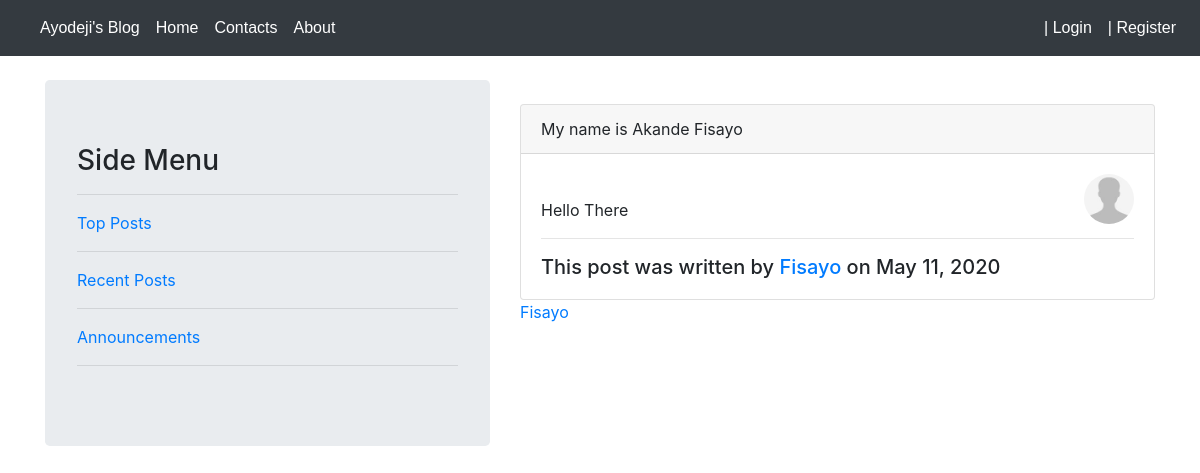
/post/16/, run on the app's committed database.
### blog/models.py (models this page shows, shortened)
class Post(models.Model):
    title = models.CharField(max_length=100)
    content = models.TextField()
    date_posted = models.DateTimeField(default = timezone.now )
    author = models.ForeignKey(User, on_delete =models.CASCADE )

### users/models.py (models this page shows, shortened)
class Profile(models.Model):
    user = models.OneToOneField(User ,on_delete=models.CASCADE)
    image = models.ImageField(default="default.jpg", upload_to="profile_pics")

### blog/views.py (the view)
# urls.py: path('post/<int:pk>/', PostDetailView.as_view(), name='post-detail'),
class PostDetailView(DetailView):
    model = Post

### blog/templates/blog/post_detail.html (shortened to what this page needs)
{% extends 'blog/base.html' %}
{% block content %}
    <br>
    <div class="card">
        <div class="card-header">
            {{ object.title }}
        </div>
        <div class="card-body">
            <img src="{{ object.author.profile.image.url }}" class="img" style="float: right;"/> <br>
            <p class="card-title" >{{ object.content }}</p>
            <hr>
            <h5 class="card-text">This post was written by <a href="{% url 'user-posts' object.author.username %}">{{ object.author }}</a> on {{ object.date_posted|date:"F d, Y" }}</h5>
        </div>
    </div>
    <a href="{% url 'user-posts' post.author.username %}">{{ object.author }}</a>
{% endblock content %}

### blog/templates/blog/base.html (style rules this page uses)
.img { border-radius: 50%; width: 50px; height: 50px; }

### data on the page
Post: title "My name is Akande Fisayo", author.profile.image (placeholder picture), content "Hello There", author "Fisayo", date_posted "May 11, 2020"
